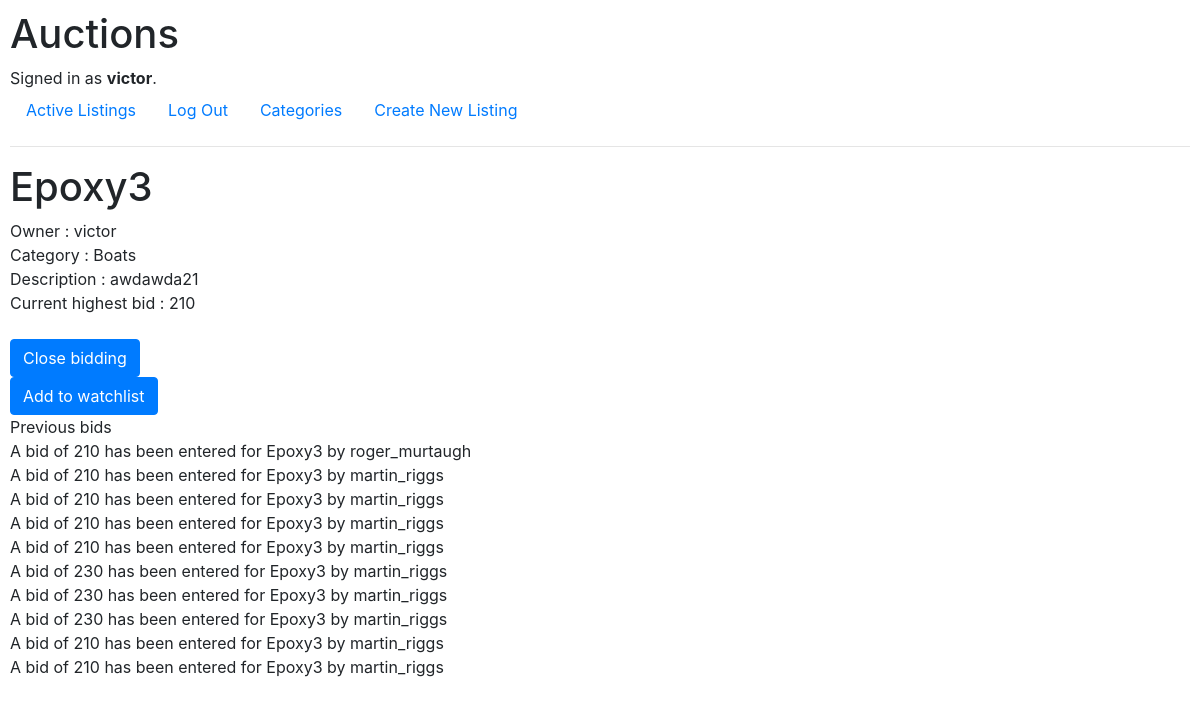
The app's page /3 (signed in) with its own data.
### auctions/models.py (models this page shows, shortened)
class User(AbstractUser):
	id = models.BigAutoField(primary_key=True)

class AuctionListing(models.Model):
	id = models.BigAutoField(primary_key=True)
	user_name = models.ForeignKey(User, on_delete = models.CASCADE, default = "victor")
	listingname = models.CharField(max_length = 50)
	listingdesc = models.CharField(max_length = 200, blank = True)
	listingurl = models.CharField(max_length = 100, blank = True)
	listingcategory = models.CharField(max_length = 20, blank = True)
	liquid = models.BooleanField(default = True)
	initbid = models.IntegerField()

class AuctionBid(models.Model):
	id = models.BigAutoField(primary_key=True)
	username_bid = models.ForeignKey(User, on_delete = models.CASCADE, blank = True, default = "victor")
	listingname_bid = models.CharField(max_length = 50, blank = True)
	listingnameid_bid =  models.IntegerField(default = 0)
	followbid = models.IntegerField()
	def __str__(self):
		return f"A bid of {self.followbid} has been entered for {self.listingname_bid} by {self.username_bid}"

### auctions/views.py (the view)
# urls.py: path("<int:listing_id>", views.listingpage, name="listingpage"),
def listingpage(request, listing_id):
    listing = AuctionListing.objects.get(id=listing_id)
    auctionbidall = list(AuctionBid.objects.all())
    if request.user.is_authenticated:
        if request.method == "POST":
            if listing.user_name != request.user:
                username_bid_v = request.user
                listingname_bid_v = listing.listingname
                followbid_v = request.POST["newbid"]
                try:
                    auctionbid = AuctionBid.objects.create(username_bid=username_bid_v, listingname_bid=listingname_bid_v, followbid=followbid_v)
                    auctionbid.save()
                    if int(auctionbid.followbid) > int(listing.initbid) :
                        listing.initbid = auctionbid.followbid
                        listing.save()
                except IntegrityError:
                    return HttpResponseRedirect(reverse("index"))
                return render(request, "auctions/listingpage.html", {
                    "listing": listing,
                    "auctionbidall" : list(AuctionBid.objects.all()),
                    "message": "Your bid is " + auctionbid.followbid
                })
            else:
                listing.liquid = False
                listing.save()
                return render(request, "auctions/listingpage.html", {
                    "listing": listing,
                    "auctionbidall" : list(AuctionBid.objects.all()),
                    "closed" : True,
                    "message": "Auction closed by owner"
                })
        else:
            if listing.user_name == request.user:
                return render(request, "auctions/listingpage.html", {
                    "listing": listing,
                    "auctionbidall" : list(AuctionBid.objects.all()),
                    "user_match" : True
                    })
            else:
                return render(request, "auctions/listingpage.html", {
                    "listing": listing,
                    "auctionbidall" : list(AuctionBid.objects.all()),
                    "user_match" : False
                    })
    else:
        return HttpResponseRedirect(reverse("index"))

### auctions/templates/auctions/listingpage.html (shortened to what this page needs)
{% extends "auctions/layout.html" %}
{% block body %}
<div>
	<h1>{{ listing.listingname }}</h1>
    <div>Owner : {{ listing.user_name }}</div>
	<div>Category : {{ listing.listingcategory }}</div>
	<div>Description : {{ listing.listingdesc }}</div>
	<div>Current highest bid : {{ listing.initbid }}</div>
    {% if user.is_authenticated %}
	<form action="{% url 'listingpage' listing.id %}" method="post">
        {% if closed %}
        <div>Auction closed at {{ listing.initbid }}</div>
        {% else %}
        {% if user_match %}
        <input class="btn btn-primary" type="submit" value="Close bidding">
        {% else %}
        <div class="form-group">
            <input class="form-control" type="text" name="newbid" placeholder="Your bid">
        </div>
        <input class="btn btn-primary" type="submit" value="Register bid">
        {% endif %}
        {% endif %}
    </form>
    <form action="{% url 'watchlist' listing.id %}" method="post">
        <input class="btn btn-primary" type="submit" value="Add to watchlist">
    </form>
    {% endif %}
    <div>Previous bids</div>
    {% for auctionbid0 in auctionbidall %}
    {% if auctionbid0.listingname_bid == listing.listingname %}
        <div>{{ auctionbid0 }}</div>
    {% endif %}
    {% endfor %}
</div>
{% endblock %}

### auctions/templates/auctions/layout.html (shortened to what this page needs)
{% load static %}
<!DOCTYPE html>
<html lang="en">
    <head>
        <link rel="stylesheet" href="https://stackpath.bootstrapcdn.com/bootstrap/4.4.1/css/bootstrap.min.css">
        <link href="{% static 'auctions/styles.css' %}" rel="stylesheet">
    </head>
    <body>
        <h1>Auctions</h1>
        <div>
            {% if user.is_authenticated %}
                Signed in as <strong>{{ user.username }}</strong>.
            {% else %}
                Not signed in.
            {% endif %}
        </div>
        <ul class="nav">
            <li class="nav-item">
                <a class="nav-link" href="{% url 'index' %}">Active Listings</a>
            </li>
            {% if user.is_authenticated %}
            <li class="nav-item">
                    <a class="nav-link" href="{% url 'logout' %}">Log Out</a>
            </li>
            <li class="nav-item">
                    <a class="nav-link" href="{% url 'category' %}">Categories</a>
            </li>
            <li class="nav-item">
                    <a class="nav-link" href="{% url 'listentry' %}">Create New Listing</a>
            </li>
            {% endif %}
        </ul>
        <hr>
        {% block body %}
        {% endblock %}
    </body>
</html>

### auctions/static/auctions/styles.css (style rules this page uses)
body { padding: 10px; }

### records on screen
User: username "victor"
AuctionListing: listingname "Epoxy3", user_name "victor", listingcategory "Boats", listingdesc "awdawda21", initbid "210"
AuctionBid: followbid+listingname_bid+username_bid "A bid of 210 has been entered for Epoxy3 by roger_murtaugh"
AuctionBid: followbid+listingname_bid+username_bid "A bid of 210 has been entered for Epoxy3 by martin_riggs"
AuctionBid: followbid+listingname_bid+username_bid "A bid of 210 has been entered for Epoxy3 by martin_riggs"
AuctionBid: followbid+listingname_bid+username_bid "A bid of 210 has been entered for Epoxy3 by martin_riggs"
AuctionBid: followbid+listingname_bid+username_bid "A bid of 210 has been entered for Epoxy3 by martin_riggs"
AuctionBid: followbid+listingname_bid+username_bid "A bid of 230 has been entered for Epoxy3 by martin_riggs"
AuctionBid: followbid+listingname_bid+username_bid "A bid of 230 has been entered for Epoxy3 by martin_riggs"
AuctionBid: followbid+listingname_bid+username_bid "A bid of 230 has been entered for Epoxy3 by martin_riggs"
AuctionBid: followbid+listingname_bid+username_bid "A bid of 210 has been entered for Epoxy3 by martin_riggs"
AuctionBid: followbid+listingname_bid+username_bid "A bid of 210 has been entered for Epoxy3 by martin_riggs"
